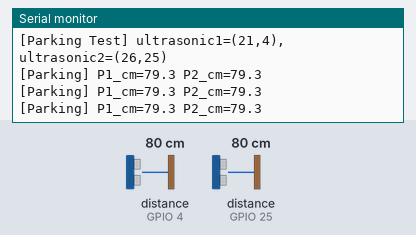
Bench run of a sketch on a simulated ESP32. Parts: the last lines printed to the serial monitor. Wiring (inferred from the names in the program): 2 × ultrasonic range finder: trigger GPIO 21, echo GPIO 4 / trigger GPIO 26, echo GPIO 25. The inputs (shaded band) are chosen by the test bench; at power-on: distance to the obstacle (sensors on GPIO 4, GPIO 25) 80 cm. The echo pulse lasts 58.3 µs per cm.

Above: at 1.8 s.
1.9 s: distance to the obstacle (sensor on GPIO 4) set to 2 cm
At 2.31 s:
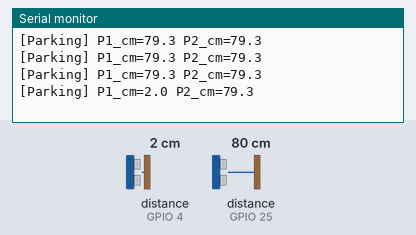
3.4 s: distance to the obstacle (sensor on GPIO 25) set to 2 cm
At 3.81 s:
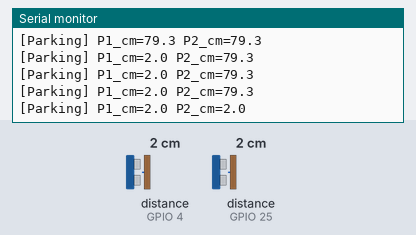
4.9 s: distance to the obstacle (sensor on GPIO 4) set to 4 cm
At 5.31 s:
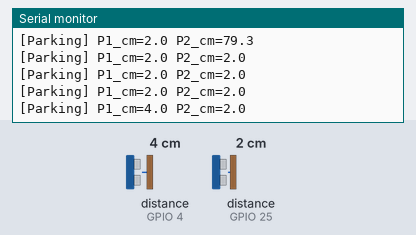
6.4 s: distance to the obstacle (sensor on GPIO 25) set to 4 cm
At 6.9 s:
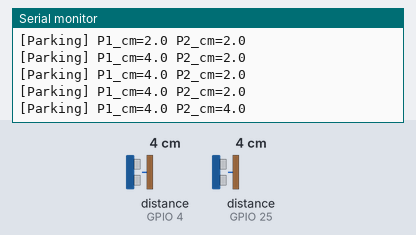
Timing chart, 0 to 8.9 s (numbered marks = the images above; inputs shaded):
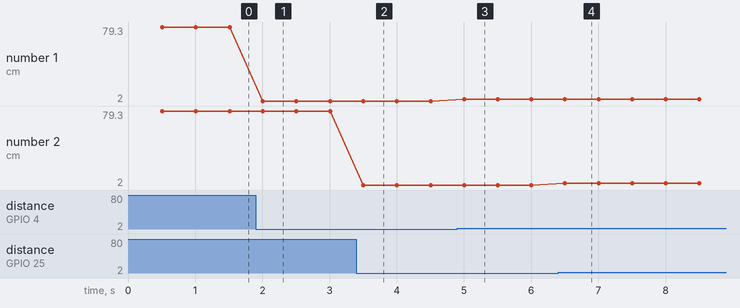

The sketch:

Parking_Test.ino
```cpp
#include <Arduino.h>

#define PARKING_US1_TRIG 21
#define PARKING_US1_ECHO 4
#define PARKING_US2_TRIG 26
#define PARKING_US2_ECHO 25
#define PRINT_MS 500UL

static unsigned long lastPrint = 0;

float readDistance(int trigPin, int echoPin) {
    digitalWrite(trigPin, LOW);
    delayMicroseconds(2);
    digitalWrite(trigPin, HIGH);
    delayMicroseconds(10);
    digitalWrite(trigPin, LOW);

    long duration = pulseIn(echoPin, HIGH, 18000);
    if (duration == 0) return -1;

    float distance = duration * 0.034f / 2.0f;
    if (distance <= 0 || distance > 300) return -1;
    return distance;
}

void setup() {
    Serial.begin(115200);
    pinMode(PARKING_US1_TRIG, OUTPUT);
    pinMode(PARKING_US1_ECHO, INPUT);
    pinMode(PARKING_US2_TRIG, OUTPUT);
    pinMode(PARKING_US2_ECHO, INPUT);
    Serial.println("[Parking Test] ultrasonic1=(21,4), ultrasonic2=(26,25)");
}

void loop() {
    unsigned long now = millis();
    if (now - lastPrint < PRINT_MS) return;
    lastPrint = now;

    float d1 = readDistance(PARKING_US1_TRIG, PARKING_US1_ECHO);
    float d2 = readDistance(PARKING_US2_TRIG, PARKING_US2_ECHO);

    Serial.print("[Parking] P1_cm=");
    Serial.print(d1, 1);
    Serial.print(" P2_cm=");
    Serial.println(d2, 1);
}
```

Measured:
- after the input at 1.9 s, the serial monitor: prints a new line after 0.11 s (image 1)
- after the input at 3.4 s, the serial monitor: prints a new line after 0.10 s (image 2)
- after the input at 4.9 s, the serial monitor: prints a new line after 0.10 s (image 3)
- after the input at 6.4 s, the serial monitor: prints a new line after 0.10 s (image 4)
- plotted number 1: 2 → 4 after the input at 4.9 s
